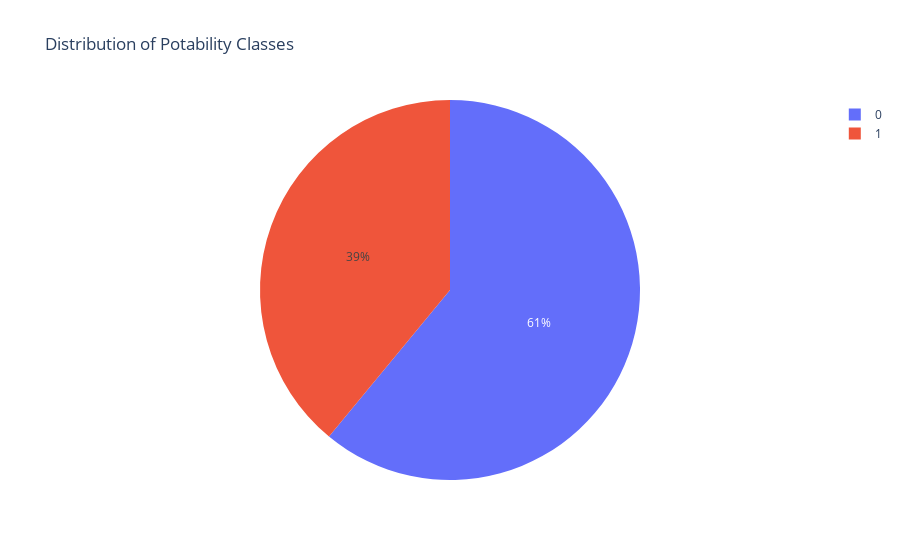

The code cell stored with this chart in its notebook:
### Markdown cell above
#Oversampling

### Code cell
#Pie Chart
potability_counts = water['Potability'].value_counts()


fig0 = px.pie(names=potability_counts.index, values=potability_counts.values,
             title='Distribution of Potability Classes', labels={'names': 'Potability'})
fig0.show()

### Figure 1 — Plotly figure (JSON) as saved in the notebook; plotly's stock layout.template omitted (floating-point values rounded to 4 significant figures)
{"data": [{"domain": {"x": [0, 1], "y": [0, 1]}, "hovertemplate": "Potability=%{label}<br>value=%{value}<extra></extra>", "labels": [0, 1], "legendgroup": "", "name": "", "showlegend": true, "type": "pie", "values": [1998, 1278]}], "layout": {"legend": {"tracegroupgap": 0}, "title": {"text": "Distribution of Potability Classes"}}}
